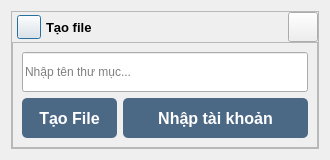
<?xml version="1.0" encoding="UTF-8"?>
<ui version="4.0">
 <class>Dialog</class>
 <widget class="QDialog" name="Dialog">
  <property name="geometry">
   <rect>
    <x>0</x>
    <y>0</y>
    <width>330</width>
    <height>158</height>
   </rect>
  </property>
  <property name="windowTitle">
   <string>Tạo file</string>
  </property>
  <layout class="QHBoxLayout" name="horizontalLayout">
   <item>
    <widget class="QFrame" name="frame_main">
     <property name="frameShape">
      <enum>QFrame::StyledPanel</enum>
     </property>
     <property name="frameShadow">
      <enum>QFrame::Raised</enum>
     </property>
     <layout class="QVBoxLayout" name="verticalLayout_2">
      <property name="spacing">
       <number>0</number>
      </property>
      <property name="leftMargin">
       <number>0</number>
      </property>
      <property name="topMargin">
       <number>0</number>
      </property>
      <property name="rightMargin">
       <number>0</number>
      </property>
      <property name="bottomMargin">
       <number>0</number>
      </property>
      <item>
       <widget class="QFrame" name="frame_title">
        <property name="minimumSize">
         <size>
          <width>0</width>
          <height>30</height>
         </size>
        </property>
        <property name="maximumSize">
         <size>
          <width>16777215</width>
          <height>30</height>
         </size>
        </property>
        <property name="frameShape">
         <enum>QFrame::NoFrame</enum>
        </property>
        <property name="frameShadow">
         <enum>QFrame::Plain</enum>
        </property>
        <layout class="QHBoxLayout" name="horizontalLayout_5">
         <property name="spacing">
          <number>5</number>
         </property>
         <property name="leftMargin">
          <number>5</number>
         </property>
         <property name="topMargin">
          <number>0</number>
         </property>
         <property name="rightMargin">
          <number>0</number>
         </property>
         <property name="bottomMargin">
          <number>0</number>
         </property>
         <item>
          <widget class="QPushButton" name="pushButton_2">
           <property name="maximumSize">
            <size>
             <width>24</width>
             <height>24</height>
            </size>
           </property>
           <property name="text">
            <string/>
           </property>
           <property name="icon">
            <iconset resource="files.qrc">
             <normaloff>:/ico/icon/coffee.ico</normaloff>:/ico/icon/coffee.ico</iconset>
           </property>
           <property name="iconSize">
            <size>
             <width>24</width>
             <height>24</height>
            </size>
           </property>
          </widget>
         </item>
         <item>
          <widget class="QLabel" name="label">
           <property name="font">
            <font>
             <pointsize>10</pointsize>
             <weight>75</weight>
             <bold>true</bold>
            </font>
           </property>
           <property name="text">
            <string>Tạo file </string>
           </property>
          </widget>
         </item>
         <item>
          <widget class="QPushButton" name="close_account">
           <property name="minimumSize">
            <size>
             <width>30</width>
             <height>30</height>
            </size>
           </property>
           <property name="maximumSize">
            <size>
             <width>30</width>
             <height>30</height>
            </size>
           </property>
           <property name="text">
            <string/>
           </property>
          </widget>
         </item>
        </layout>
       </widget>
      </item>
      <item>
       <widget class="QFrame" name="frame_dialog_file">
        <property name="styleSheet">
         <string notr="true"/>
        </property>
        <property name="frameShape">
         <enum>QFrame::StyledPanel</enum>
        </property>
        <property name="frameShadow">
         <enum>QFrame::Raised</enum>
        </property>
        <layout class="QVBoxLayout" name="verticalLayout">
         <item>
          <widget class="QLineEdit" name="lineEdit_file">
           <property name="minimumSize">
            <size>
             <width>220</width>
             <height>40</height>
            </size>
           </property>
           <property name="maximumSize">
            <size>
             <width>16777215</width>
             <height>16777215</height>
            </size>
           </property>
           <property name="styleSheet">
            <string notr="true"/>
           </property>
           <property name="placeholderText">
            <string>Nhập tên thư mục...</string>
           </property>
          </widget>
         </item>
         <item>
          <layout class="QHBoxLayout" name="horizontalLayout_2">
           <item>
            <widget class="QPushButton" name="pushButton_createfile">
             <property name="minimumSize">
              <size>
               <width>0</width>
               <height>40</height>
              </size>
             </property>
             <property name="font">
              <font>
               <family>Segoe UI</family>
               <pointsize>12</pointsize>
               <weight>75</weight>
               <bold>true</bold>
              </font>
             </property>
             <property name="styleSheet">
              <string notr="true">QPushButton {
	
	border-radius: 5px;	
	color : rgb(255,255,255);
	
	background-color: rgb(75, 104, 133);
}
QPushButton:hover {
	background-color: rgb(57, 65, 80);
	border: 2px solid rgb(61, 70, 86);
}
QPushButton:pressed {	
	background-color: rgb(35, 40, 49);
	border: 2px solid rgb(43, 50, 61);
	padding-right:3px;
}</string>
             </property>
             <property name="text">
              <string>Tạo File</string>
             </property>
             <property name="iconSize">
              <size>
               <width>20</width>
               <height>20</height>
              </size>
             </property>
             <property name="shortcut">
              <string>Return</string>
             </property>
            </widget>
           </item>
           <item>
            <widget class="QPushButton" name="pushButton_importaccount">
             <property name="minimumSize">
              <size>
               <width>185</width>
               <height>40</height>
              </size>
             </property>
             <property name="font">
              <font>
               <family>Segoe UI</family>
               <pointsize>12</pointsize>
               <weight>75</weight>
               <bold>true</bold>
              </font>
             </property>
             <property name="styleSheet">
              <string notr="true">QPushButton {
	
	border-radius: 5px;	
	color : rgb(255,255,255);
	
	background-color: rgb(75, 104, 133);
}
QPushButton:hover {
	background-color: rgb(57, 65, 80);
	border: 2px solid rgb(61, 70, 86);
}
QPushButton:pressed {	
	background-color: rgb(35, 40, 49);
	border: 2px solid rgb(43, 50, 61);
	padding-right:3px;
}</string>
             </property>
             <property name="text">
              <string>Nhập tài khoản</string>
             </property>
             <property name="iconSize">
              <size>
               <width>20</width>
               <height>20</height>
              </size>
             </property>
             <property name="shortcut">
              <string>Ctrl+T</string>
             </property>
            </widget>
           </item>
          </layout>
         </item>
        </layout>
       </widget>
      </item>
     </layout>
    </widget>
   </item>
  </layout>
 </widget>
 <resources>
  <include location="files.qrc"/>
 </resources>
 <connections/>
</ui>
